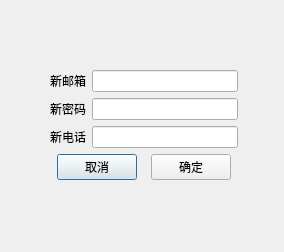
<?xml version="1.0" encoding="UTF-8"?>
<ui version="4.0">
 <class>InfoChange</class>
 <widget class="QDialog" name="InfoChange">
  <property name="geometry">
   <rect>
    <x>0</x>
    <y>0</y>
    <width>284</width>
    <height>252</height>
   </rect>
  </property>
  <property name="windowTitle">
   <string>Dialog</string>
  </property>
  <widget class="QWidget" name="layoutWidget">
   <property name="geometry">
    <rect>
     <x>50</x>
     <y>70</y>
     <width>188</width>
     <height>112</height>
    </rect>
   </property>
   <layout class="QVBoxLayout" name="verticalLayout">
    <item>
     <layout class="QGridLayout" name="gridLayout">
      <item row="0" column="1">
       <widget class="QLineEdit" name="lineEdit_newEmail"/>
      </item>
      <item row="0" column="0">
       <widget class="QLabel" name="label">
        <property name="text">
         <string>新邮箱</string>
        </property>
       </widget>
      </item>
      <item row="1" column="1">
       <widget class="QLineEdit" name="lineEdit_newPasd"/>
      </item>
      <item row="1" column="0">
       <widget class="QLabel" name="label_2">
        <property name="text">
         <string>新密码</string>
        </property>
       </widget>
      </item>
     </layout>
    </item>
    <item>
     <layout class="QHBoxLayout" name="horizontalLayout_2">
      <item>
       <widget class="QLabel" name="label_3x">
        <property name="text">
         <string>新电话</string>
        </property>
       </widget>
      </item>
      <item>
       <widget class="QLineEdit" name="lineEdit_phoneNum"/>
      </item>
     </layout>
    </item>
    <item>
     <layout class="QHBoxLayout" name="horizontalLayout">
      <item>
       <spacer name="horizontalSpacer">
        <property name="orientation">
         <enum>Qt::Horizontal</enum>
        </property>
        <property name="sizeHint" stdset="0">
         <size>
          <width>40</width>
          <height>20</height>
         </size>
        </property>
       </spacer>
      </item>
      <item>
       <widget class="QPushButton" name="pushButton_cancel">
        <property name="text">
         <string>取消</string>
        </property>
       </widget>
      </item>
      <item>
       <spacer name="horizontalSpacer_3">
        <property name="orientation">
         <enum>Qt::Horizontal</enum>
        </property>
        <property name="sizeHint" stdset="0">
         <size>
          <width>40</width>
          <height>20</height>
         </size>
        </property>
       </spacer>
      </item>
      <item>
       <widget class="QPushButton" name="pushButton_confirm">
        <property name="text">
         <string>确定</string>
        </property>
       </widget>
      </item>
      <item>
       <spacer name="horizontalSpacer_2">
        <property name="orientation">
         <enum>Qt::Horizontal</enum>
        </property>
        <property name="sizeHint" stdset="0">
         <size>
          <width>40</width>
          <height>20</height>
         </size>
        </property>
       </spacer>
      </item>
     </layout>
    </item>
   </layout>
  </widget>
 </widget>
 <resources/>
 <connections>
  <connection>
   <sender>pushButton_cancel</sender>
   <signal>clicked()</signal>
   <receiver>InfoChange</receiver>
   <slot>close()</slot>
   <hints>
    <hint type="sourcelabel">
     <x>97</x>
     <y>139</y>
    </hint>
    <hint type="destinationlabel">
     <x>141</x>
     <y>125</y>
    </hint>
   </hints>
  </connection>
 </connections>
</ui>
